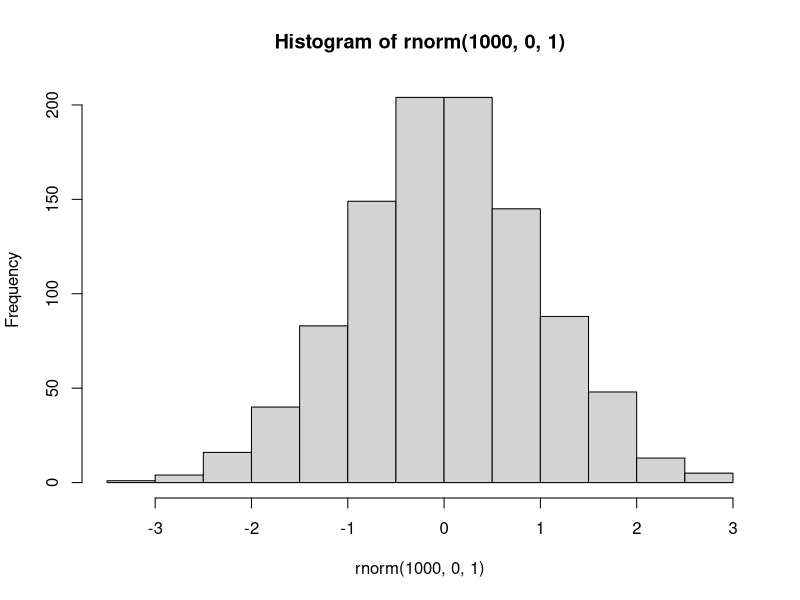

This figure's R source: (Note: this script raises an error after producing the figure.)
## ---- chunk 1
options(htmltools.dir.version = FALSE)
## ---- chunk 2
a <- rnorm(10,0,1)
print(a)
## ---- chunk 3
hist(rnorm(1000,0,1))
## ---- chunk 4

knitr::include_graphics("dog.jpg")
## ---- chunk 5
a <- rnorm(10,0,1)
print(a)
